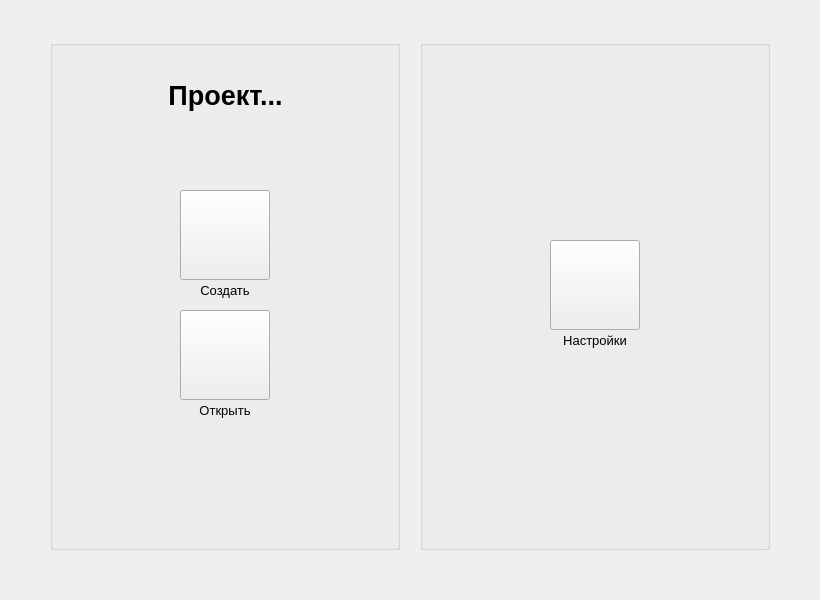
<?xml version="1.0" encoding="UTF-8"?>
<ui version="4.0">
 <class>MainWindow</class>
 <widget class="QMainWindow" name="MainWindow">
  <property name="geometry">
   <rect>
    <x>0</x>
    <y>0</y>
    <width>820</width>
    <height>600</height>
   </rect>
  </property>
  <property name="windowTitle">
   <string>toDev</string>
  </property>
  <widget class="QWidget" name="centralwidget">
   <widget class="QGroupBox" name="actionsGroup">
    <property name="geometry">
     <rect>
      <x>50</x>
      <y>40</y>
      <width>350</width>
      <height>510</height>
     </rect>
    </property>
    <property name="title">
     <string/>
    </property>
    <widget class="QPushButton" name="createBtn">
     <property name="geometry">
      <rect>
       <x>130</x>
       <y>150</y>
       <width>90</width>
       <height>90</height>
      </rect>
     </property>
     <property name="styleSheet">
      <string notr="true"/>
     </property>
     <property name="text">
      <string/>
     </property>
    </widget>
    <widget class="QPushButton" name="openBtn">
     <property name="geometry">
      <rect>
       <x>130</x>
       <y>270</y>
       <width>90</width>
       <height>90</height>
      </rect>
     </property>
     <property name="text">
      <string/>
     </property>
    </widget>
    <widget class="QLabel" name="createLabel">
     <property name="geometry">
      <rect>
       <x>130</x>
       <y>240</y>
       <width>90</width>
       <height>21</height>
      </rect>
     </property>
     <property name="font">
      <font>
       <pointsize>10</pointsize>
      </font>
     </property>
     <property name="text">
      <string>Создать</string>
     </property>
     <property name="alignment">
      <set>Qt::AlignCenter</set>
     </property>
    </widget>
    <widget class="QLabel" name="openLabel">
     <property name="geometry">
      <rect>
       <x>130</x>
       <y>360</y>
       <width>90</width>
       <height>21</height>
      </rect>
     </property>
     <property name="font">
      <font>
       <pointsize>10</pointsize>
      </font>
     </property>
     <property name="text">
      <string>Открыть</string>
     </property>
     <property name="alignment">
      <set>Qt::AlignCenter</set>
     </property>
    </widget>
    <widget class="QLabel" name="projectLabel">
     <property name="geometry">
      <rect>
       <x>0</x>
       <y>30</y>
       <width>351</width>
       <height>51</height>
      </rect>
     </property>
     <property name="font">
      <font>
       <pointsize>20</pointsize>
       <weight>50</weight>
       <bold>false</bold>
      </font>
     </property>
     <property name="text">
      <string>&lt;html&gt;&lt;head/&gt;&lt;body&gt;&lt;p&gt;&lt;span style=&quot; font-weight:600;&quot;&gt;Проект...&lt;/span&gt;&lt;/p&gt;&lt;/body&gt;&lt;/html&gt;</string>
     </property>
     <property name="alignment">
      <set>Qt::AlignCenter</set>
     </property>
    </widget>
   </widget>
   <widget class="QGroupBox" name="parameterGroup">
    <property name="geometry">
     <rect>
      <x>420</x>
      <y>40</y>
      <width>350</width>
      <height>510</height>
     </rect>
    </property>
    <property name="title">
     <string/>
    </property>
    <widget class="QPushButton" name="settingsBtn">
     <property name="geometry">
      <rect>
       <x>130</x>
       <y>200</y>
       <width>90</width>
       <height>90</height>
      </rect>
     </property>
     <property name="text">
      <string/>
     </property>
    </widget>
    <widget class="QLabel" name="createLabel_2">
     <property name="geometry">
      <rect>
       <x>130</x>
       <y>290</y>
       <width>90</width>
       <height>21</height>
      </rect>
     </property>
     <property name="font">
      <font>
       <pointsize>10</pointsize>
      </font>
     </property>
     <property name="text">
      <string>Настройки</string>
     </property>
     <property name="alignment">
      <set>Qt::AlignCenter</set>
     </property>
    </widget>
   </widget>
  </widget>
 </widget>
 <resources/>
 <connections/>
</ui>
